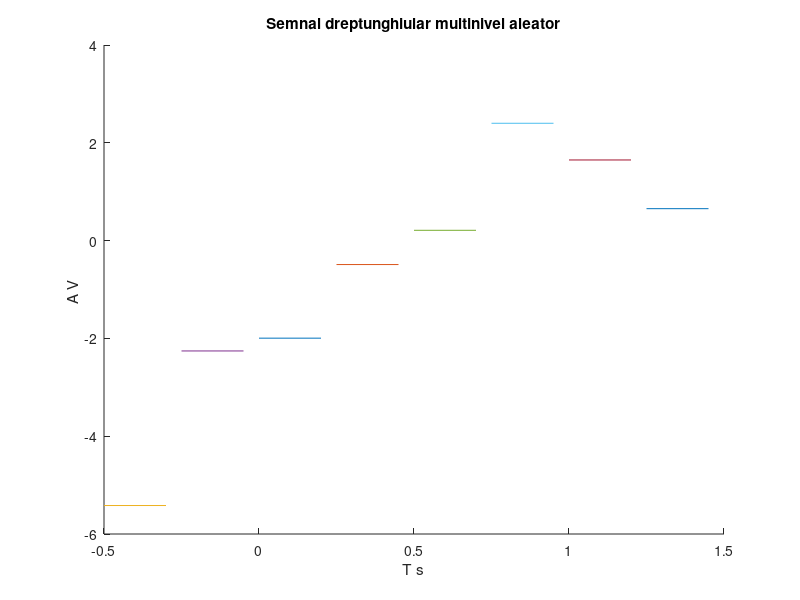

Source code (MATLAB):
hold on;
%folosesc aceasta intructiune pentru a pastra graficul curent atunci cand
%adaug alt grafic
%temporara de 200ms
r1=rand(1); %genereaza cate un numar aleator cu distributie uniforma
r2=rand(1);
r3=rand(1);
r4=rand(1);
r5=rand(1); 
r6=rand(1);
r7=rand(1);
r8=rand(1);
t1=0:.2:0.25;
t2=0.25:.2:0.5;
x0=-5*r1*square(2*pi*4*t1,100);
x1=-3*r2*square(2*pi*4*t1,100);
x2=-1*r3*square(2*pi*4*t2,100);
x3=r4*square(2*pi*4*t1,100);
x4=3*r5*square(2*pi*4*t1,100);
x5=5*r6*square(2*pi*4*t1,100);
x6=-7*r7*square(2*pi*4*t1,100);
x7=7*r8*square(2*pi*4*t1,100);

plot(t1,x1);
plot(t2,x2);
plot(-0.5+t1,x6);
plot(-0.25+t1,x0);
plot(0.25+t2,x3);
plot(0.5+t2,x4);
plot(0.75+t2,x5);
plot(1+t2,x7);
xlabel('T s')
ylabel('A V ')
title('Semnal dreptunghiular multinivel aleator')
%am ales sa reprezint doua perioade, acestea se poate extinde procedand
%aseamnator